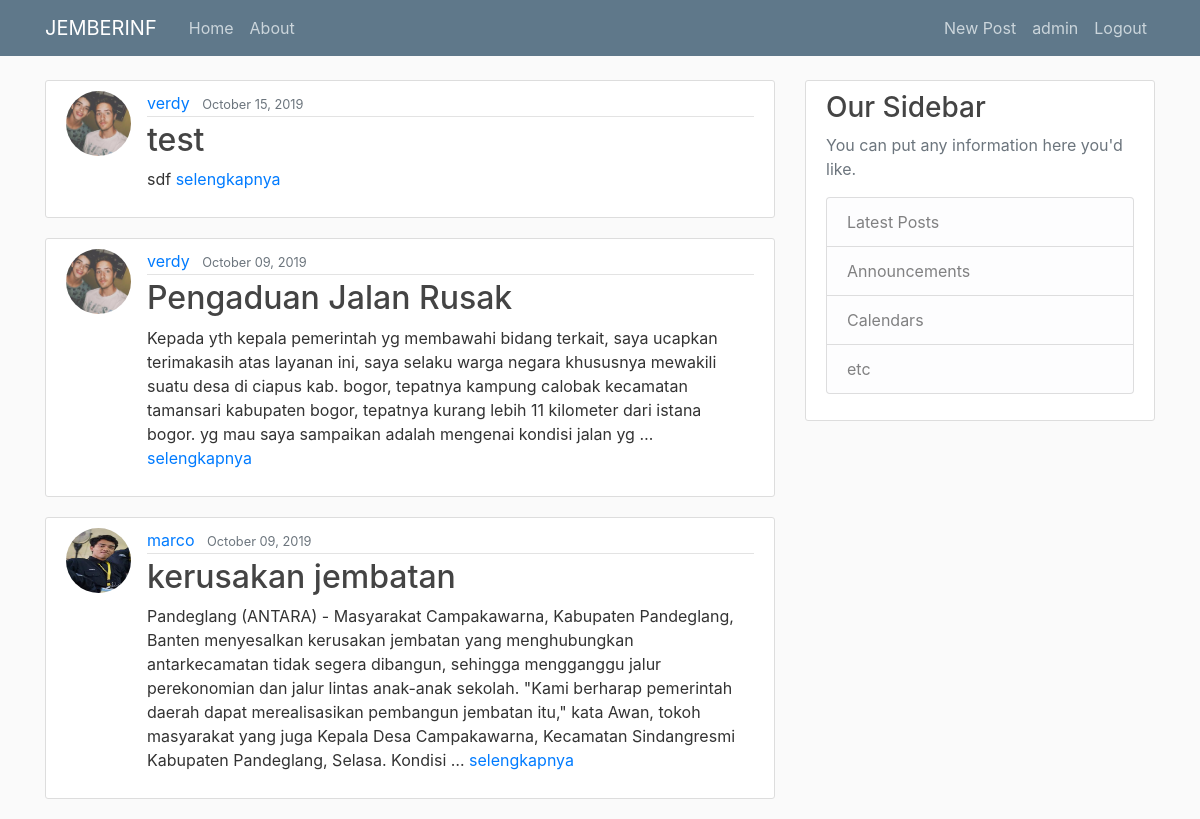
The app's page / (signed in) with its own data.
### blog/models.py (models this page shows, shortened)
class Post(models.Model):
	KATEGORI = (
			('Jalan', 'jalan'),
			('Jembatan', 'jembatan'),
			('Lampu Jalan', 'lampu_jalan'),
		)
	STATUS = (
			('Belum Di Survey', 'belum_di_survey'),
			('Sedang Di Survey', 'sedang_di_survey'),
			('Telah Di Survey', 'telah_di_survey'),
			('Dalam Proses Pengerjaan','dalam_proses_pengerjaan'),
			('Telah Di Perbaiki', 'telah_di_perbaiki')
		)
	judul		= models.CharField(max_length=255)
	isi 		= models.TextField()
	kategori 	= models.CharField(max_length=255, choices=KATEGORI)
	waktu_post	= models.DateTimeField(default=timezone.now)
	foto 		= models.ImageField(default='blank.jpg', upload_to='pengaduan', null=True, blank=True)
	status 		= models.CharField(max_length=255, choices=STATUS, default='Belum Di Survey')
	penulis		= models.ForeignKey(User, on_delete = models.CASCADE)

### users/models.py (models this page shows, shortened)
class Profile(models.Model):
	user = models.OneToOneField(User, on_delete = models.CASCADE)
	image = models.ImageField(default='default.jpg', upload_to='profile_pics')

### blog/views.py (the view)
# urls.py: path('', PostListView.as_view(), name = 'blog-home'),
class PostListView(ListView):
	model = Post
	template_name = 'blog/home.html'
	context_object_name = 'posts'
	ordering = ['-waktu_post']

### blog/templates/blog/home.html
{% extends "blog/base.html" %}
{% block content %}
    {% for post in posts %}
    {% if post.status != 'belum_di_survey'  %}
        <article class="media content-section">
          <img class="rounded-circle article-img" src="{{ post.penulis.profile.image.url }}">
          <div class="media-body">
            <div class="article-metadata">
              <a class="mr-2" href="#">{{ post.penulis }}</a>
              <small class="text-muted">{{ post.waktu_post|date:"F d, Y" }}</small>
            </div>
            <h2><a class="article-title" href="{% url 'post-detail' post.id %}">{{ post.judul }}</a></h2>
            <p class="article-content">{{ post.isi|truncatewords:50 }} <a href="{% url 'post-detail' post.id %}">selengkapnya</a></p>
          </div>
        </article>
    {% endif %}
    {% endfor %}
{% endblock content %}

### blog/templates/blog/base.html (shortened to what this page needs)
{% load static %}
<!DOCTYPE html>
<html>
<head>
    <link rel="stylesheet" href="https://maxcdn.bootstrapcdn.com/bootstrap/4.0.0/css/bootstrap.min.css">
    <link rel="stylesheet" type="text/css" href="{% static 'blog/main.css' %}">
</head>
<body>
    <header class="site-header">
      <nav class="navbar navbar-expand-md navbar-dark bg-steel fixed-top">
        <div class="container">
          <a class="navbar-brand mr-4" href="{% url 'blog-home' %}">JEMBERINF</a>
          <div class="collapse navbar-collapse" id="navbarToggle">
            <div class="navbar-nav mr-auto">
              <a class="nav-item nav-link" href="{% url 'blog-home' %}">Home</a>
              <a class="nav-item nav-link" href="{% url 'blog-about' %}">About</a>
            </div>
            <div class="navbar-nav">
              {% if user.is_authenticated %}
              <a class="nav-item nav-link" href="{% url 'post-create' %}">New Post</a>
              <a class="nav-item nav-link" href="{% url 'profile' %}">{{user.username}}</a>
              <a class="nav-item nav-link" href="{% url 'logout' %}">Logout</a>
                {% else %}
              <a class="nav-item nav-link" href="{% url 'login' %}">Login</a>
              <a class="nav-item nav-link" href="{% url 'register' %}">Register</a>
            {% endif %}
            </div>
          </div>
        </div>
      </nav>
    </header>
    <main role="main" class="container">
      <div class="row">
        <div class="col-md-8">
          {% block content %}{% endblock %}
        </div>
        <div class="col-md-4">
          <div class="content-section">
            <h3>Our Sidebar</h3>
            <p class='text-muted'>You can put any information here you'd like.
              <ul class="list-group">
                <li class="list-group-item list-group-item-light">Latest Posts</li>
                <li class="list-group-item list-group-item-light">Announcements</li>
                <li class="list-group-item list-group-item-light">Calendars</li>
                <li class="list-group-item list-group-item-light">etc</li>
              </ul>
            </p>
          </div>
        </div>
      </div>
    </main>
</body>
</html>

### blog/static/blog/main.css (style rules this page uses)
body { background: #fafafa; color: #333333; margin-top: 5rem; }
h1, h2, h3, h4, h5, h6 { color: #444444; }
ul { margin: 0; }
.bg-steel { background-color: #5f788a; }
.site-header .navbar-nav .nav-link { color: #cbd5db; }
.content-section { background: #ffffff; padding: 10px 20px; border: 1px solid #dddddd; border-radius: 3px; margin-bottom: 20px; }
.article-title { color: #444444; }
.article-content { white-space: pre-line; }
.article-img { height: 65px; width: 65px; margin-right: 16px; }
.article-metadata { padding-bottom: 1px; margin-bottom: 4px; border-bottom: 1px solid #e3e3e3 }

### records on screen
Post: penulis.profile.image (picture), penulis "verdy", waktu_post "October 15, 2019", judul "test", isi "sdf"
Post: penulis.profile.image (picture), penulis "verdy", waktu_post "October 09, 2019", judul "Pengaduan Jalan Rusak", isi "Kepada yth kepala pemerintah yg membawahi bidang terkait, saya ucapkan terimakasih atas layanan ini, saya selaku warga negara khususnya mewakili suatu desa di ciapus kab. bogor, tepatnya kampung calobak kecamatan tamansari kabupaten bogor, tepatnya kurang lebih 11 kilometer dari istana bogor. yg mau saya sampaikan adalah mengenai kondisi jalan yg …"
Post: penulis.profile.image (picture), penulis "marco", waktu_post "October 09, 2019", judul "kerusakan jembatan", isi "Pandeglang (ANTARA) - Masyarakat Campakawarna, Kabupaten Pandeglang, Banten menyesalkan kerusakan jembatan yang menghubungkan antarkecamatan tidak segera dibangun, sehingga mengganggu jalur perekonomian dan jalur lintas anak-anak sekolah. \"Kami berharap pemerintah daerah dapat merealisasikan pembangun jembatan itu,\" kata Awan, tokoh masyarakat yang juga Kepala Desa Campakawarna, Kecamatan Sindangresmi Kabupaten Pandeglang, Selasa. Kondisi …"

### other values on screen
{{ user.username }} "admin"
